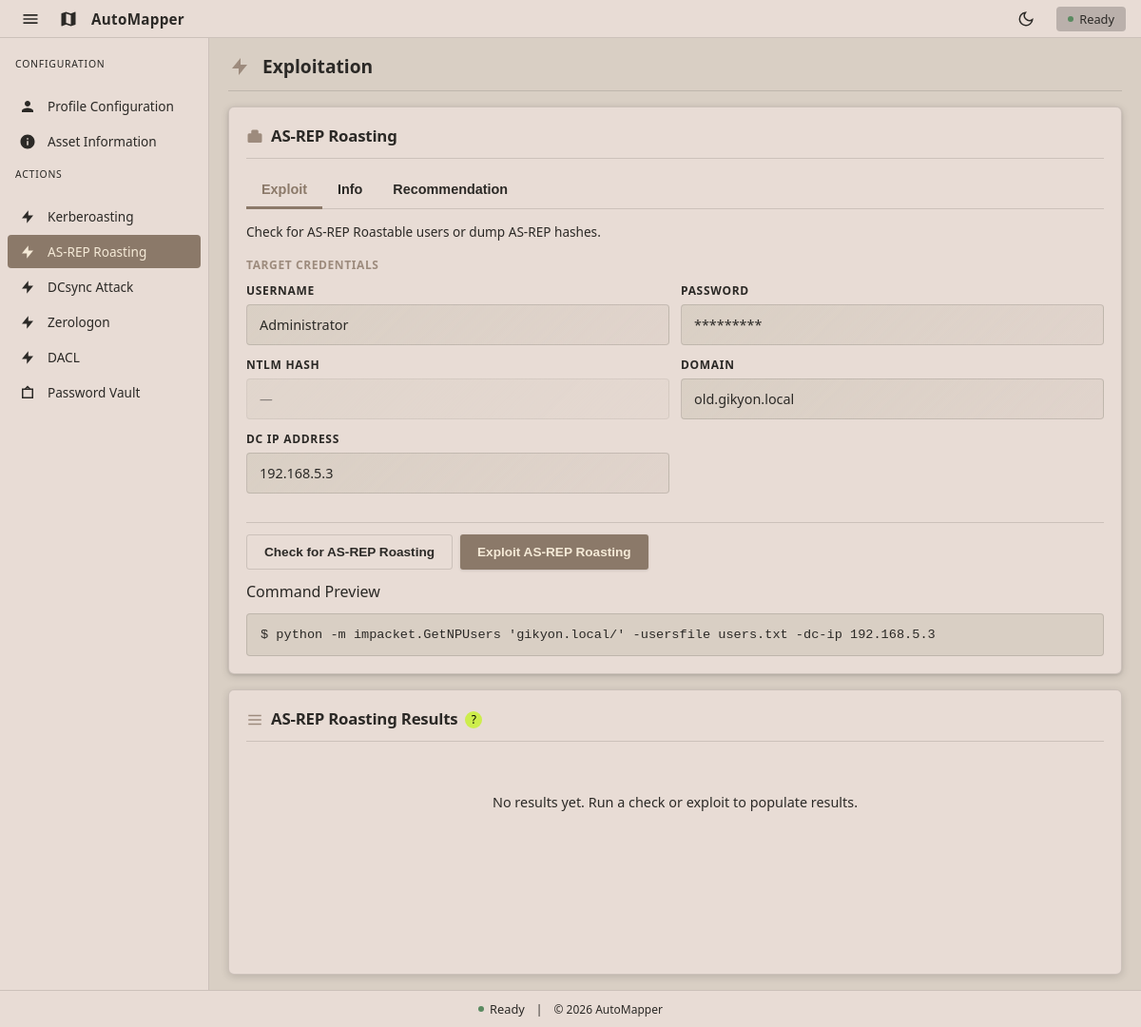
Page /asreproast on the earlier database version.
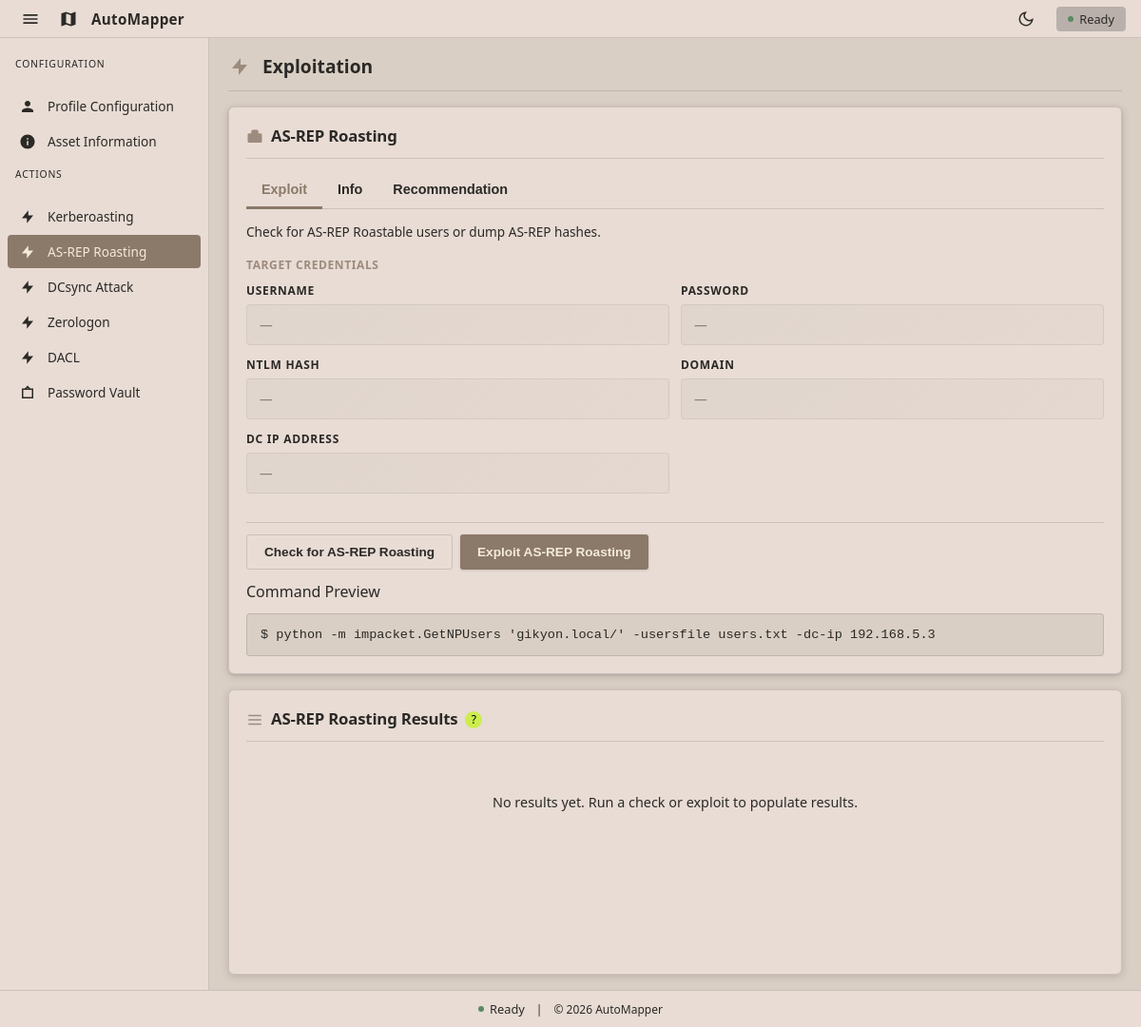
Same page on the later database version.
### tables this page shows
CREATE TABLE profiles (
    description text,
    name text,
    password text,
    ntlmHash text,
    domain text,
    dc_ip text,
    fqdn text
, username text, dc_fqdn text, profile_description text, ntlm_hash text);

### app/routes/main.py (the view, shortened to what this page needs)
@main_bp.route("/asreproast", methods=["GET", "POST"])
def asreproast():
    creds = _get_creds()
    results = []
    error = None
    status_message = None
    action = None
    auth_method = _default_auth_method(creds)
    return _render_exploit(
        "asreproast.html",
        creds,
        results,
        error,
        status_message,
        action,
        auth_method=auth_method,
    )

### app/db/database.py (called while the page is built)
def get_db():
    conn = sqlite3.connect(DB_PATH)
    conn.row_factory = sqlite3.Row
    return conn

def get_profile(name):
    conn = get_db()
    try:
        row = conn.execute(
            """
            SELECT name, username, password, ntlm_hash, domain, dc_ip, dc_fqdn, profile_description
            FROM profiles
            WHERE name = ?
            """,
            (name,),
        ).fetchone()
    finally:
        conn.close()
    if not row:
        return None
    return {
        "username": row["username"],
        "password": row["password"],
        "ntlm_hash": row["ntlm_hash"],
        "domain": row["domain"],
        "dc_ip": row["dc_ip"],
        "dc_fqdn": row["dc_fqdn"],
        "profile_description": row["profile_description"],
    }

def get_active_profile():
    conn = get_db()
    try:
        row = conn.execute(
            "SELECT value FROM app_state WHERE key = ?",
            ("active_profile",),
        ).fetchone()
    finally:
        conn.close()
    return row["value"] if row else None

### app/routes/main.py (called while the page is built)
def _get_creds():
    active_profile = get_active_profile()
    if not active_profile:
        return {}
    return get_profile(active_profile) or {}

### app/templates/asreproast.html (shortened to what the changed rows need)
{% extends 'base.html' %}
{% block content %}
<div class="page-header">
  <h1 class="page-title">Exploitation</h1>
</div>
<div class="exploitation-container">
  <div class="exploitation-pane controls">
    <section class="card">
      <div class="card-header">
        <h1>AS-REP Roasting</h1>
      </div>
      <div id="asrep-exploit-tab" class="tab-content active">
        <div class="credentials-grid">
          <div class="field-card">
            <label class="field-label">Username</label>
            <div class="field-value {% if not creds.username %}empty{% endif %}">{{ creds.username or '—' }}</div>
          </div>
          <div class="field-card">
            <label class="field-label">Password</label>
            <div class="field-value {% if not creds.password %}empty{% endif %}">{{ '*' * (creds.password|length) if creds.password else '—' }}</div>
          </div>
          <div class="field-card">
            <label class="field-label">Domain</label>
            <div class="field-value {% if not creds.domain %}empty{% endif %}">{{ creds.domain or '—' }}</div>
          </div>
          <div class="field-card">
            <label class="field-label">DC IP Address</label>
            <div class="field-value {% if not creds.dc_ip %}empty{% endif %}">{{ creds.dc_ip or '—' }}</div>
          </div>
        </div>
      </div>
    </section>
  </div>
  <div class="exploitation-pane results">
    <section class="card result-card">
      <div class="card-header">
        <div class="header-with-tooltip">
          <h1>AS-REP Roasting Results</h1>
        </div>
      </div>
    </section>
  </div>
</div>
{% endblock %}

Differences in the rows shown:
removed profiles: username "Administrator", domain "old.gikyon.local", dc_ip "192.168.5.3"
Other differences:
{{ creds.username or '—' }}: (not shown) → "—"
{{ '*' * (creds.password|length) if creds.password else '—' }}: "*********" → "—"
{{ creds.domain or '—' }}: (not shown) → "—"
{{ creds.dc_ip or '—' }}: (not shown) → "—"
